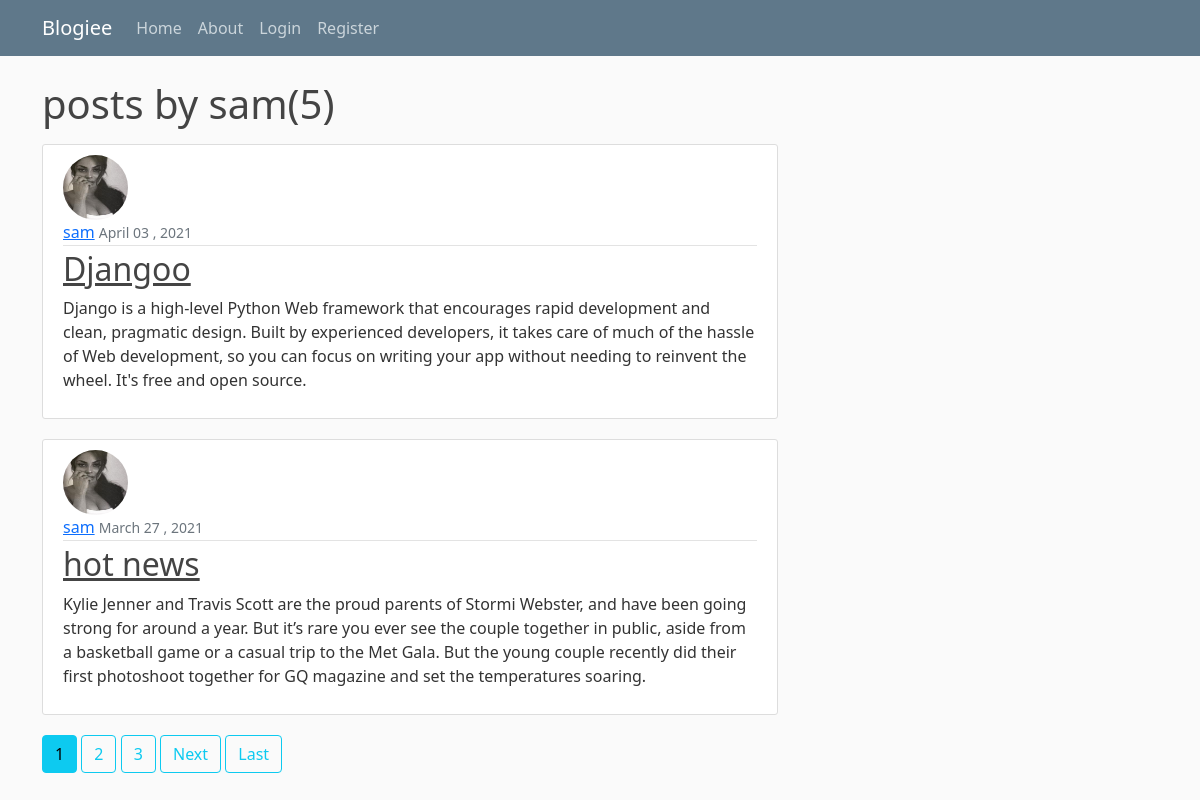
Screenshot of /user/sam with the database file from the repository.
### blog/models.py (models this page shows, shortened)
class Post(models.Model):
     author = models.ForeignKey(User, on_delete=models.CASCADE) #one to many relationship
     title = models.CharField(max_length=100)
     content = models.TextField()
     date_posted = models.DateTimeField(default=timezone.now)

### users/models.py (models this page shows, shortened)
class Profile(models.Model):
    user = models.OneToOneField(User,on_delete=models.CASCADE)
    image = models.ImageField(default='default.jpeg',upload_to='profile_pics')

### blog/views.py (the view)
# urls.py: path('user/<str:username>', Userpostlistview.as_view() , name='user-post'),
class Userpostlistview(ListView):
    model=Post
    template_name='blog/user_post.html' #cbv look for template in format of #<app>/<models>_<viewtype>.html
    context_object_name = 'posts'
    ordering = ['-date_posted']
    paginate_by = 2
    def get_queryset(self):
        user=get_object_or_404(User,username=self.kwargs.get('username'))
        return Post.objects.filter(author=user).order_by('-date_posted')

### blog/templates/blog/user_post.html (shortened to what this page needs)
{% extends "blog/base.html" %}
{% block content %}
    <h1 class="mb-3">posts by {{view.kwargs.username}}({{page_obj.paginator.count}})</h1>
    {% for post in posts %}
    <article class="media content-section">
      <img class="rounded-circle article-img" src="{{post.author.profile.image.url}}">
      <div class="media-body">
        <div class="article-metadata">
          <a class="mr-2" href="{% url 'user-post' post.author.username %}">{{ post.author }}</a>
          <small class="text-muted">{{ post.date_posted|date:'F d , Y' }}</small>
        </div>
        <h2><a class="article-title" href="{% url 'post-detail' post.id %}">{{ post.title }}</a></h2>
        <p class="article-content">{{ post.content }}</p>
      </div>
    </article>
    {% endfor %}
    {% if is_paginated %}
      {% for num in page_obj.paginator.page_range %}
        {% if page_obj.number == num %}
          <a class="btn btn-info mb-4" href="?page={{num}}">{{num}}</a>
        {% elif num > page_obj.number|add:'-3' and num < page_obj.number|add:'3' %}
          <a class="btn btn-outline-info mb-4" href="?page={{num}}">{{num}}</a>
        {% endif %}
      {% endfor %}
      {% if page_obj.has_next %}
        <a class="btn btn-outline-info mb-4" href="?page={{ page_obj.next_page_number }}">Next</a>
        <a class="btn btn-outline-info mb-4" href="?page={{ page_obj.paginator.num_pages }}">Last</a>
      {% endif %}
    {% endif %}
{% endblock content %}

### blog/static/blog/main.css (style rules this page uses)
body { background: #fafafa; color: #333333; margin-top: 5rem; }
h1, h2, h3, h4, h5, h6 { color: #444444; }
.content-section { background: #ffffff; padding: 10px 20px; border: 1px solid #dddddd; border-radius: 3px; margin-bottom: 20px; }
.article-title { color: #444444; }
.article-content { white-space: pre-line; }
.article-img { height: 65px; width: 65px; margin-right: 16px; }
.article-metadata { padding-bottom: 1px; margin-bottom: 4px; border-bottom: 1px solid #e3e3e3 }

### rows the page displays
Post: author.profile.image (picture), author "sam", date_posted "April 03 , 2021", title "Djangoo", content "Django is a high-level Python Web framework that encourages rapid development and clean, pragmatic design. Built by experienced developers, it takes care of much of the hassle of Web development, so you can focus on writing your app without needing to reinvent the wheel. It's free and open source."
Post: author.profile.image (picture), author "sam", date_posted "March 27 , 2021", title "hot news", content "Kylie Jenner and Travis Scott are the proud parents of Stormi Webster, and have been going strong for around a year. But it’s rare you ever see the couple together in public, aside from a basketball game or a casual trip to the Met Gala. But the young couple recently did their first photoshoot together for GQ magazine and set the temperatures soaring."

### other values shown
{{ view.kwargs.username }} "sam"
{{ page_obj.paginator.count }} "5"
{{ num }} "1"
{{ num }} "2" "3"
